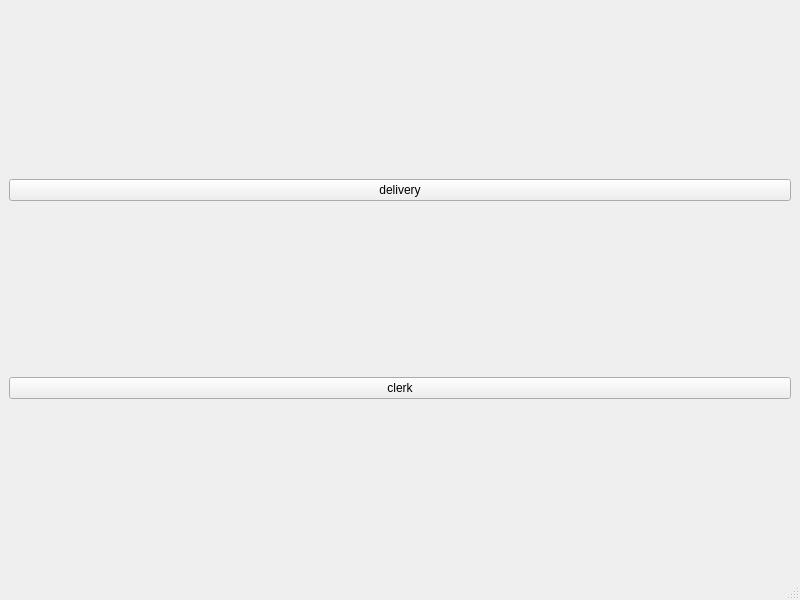
<?xml version="1.0" encoding="UTF-8"?>
<ui version="4.0">
 <class>MainWindow</class>
 <widget class="QMainWindow" name="MainWindow">
  <property name="geometry">
   <rect>
    <x>0</x>
    <y>0</y>
    <width>800</width>
    <height>600</height>
   </rect>
  </property>
  <property name="windowTitle">
   <string>MainWindow</string>
  </property>
  <widget class="QWidget" name="centralwidget">
   <layout class="QVBoxLayout" name="verticalLayout">
    <item>
     <widget class="QPushButton" name="delivery_button">
      <property name="text">
       <string>delivery</string>
      </property>
     </widget>
    </item>
    <item>
     <widget class="QPushButton" name="clerk_button">
      <property name="text">
       <string>clerk</string>
      </property>
     </widget>
    </item>
   </layout>
  </widget>
  <widget class="QMenuBar" name="menubar">
   <property name="geometry">
    <rect>
     <x>0</x>
     <y>0</y>
     <width>800</width>
     <height>24</height>
    </rect>
   </property>
  </widget>
  <widget class="QStatusBar" name="statusbar"/>
 </widget>
 <resources/>
 <connections/>
</ui>
